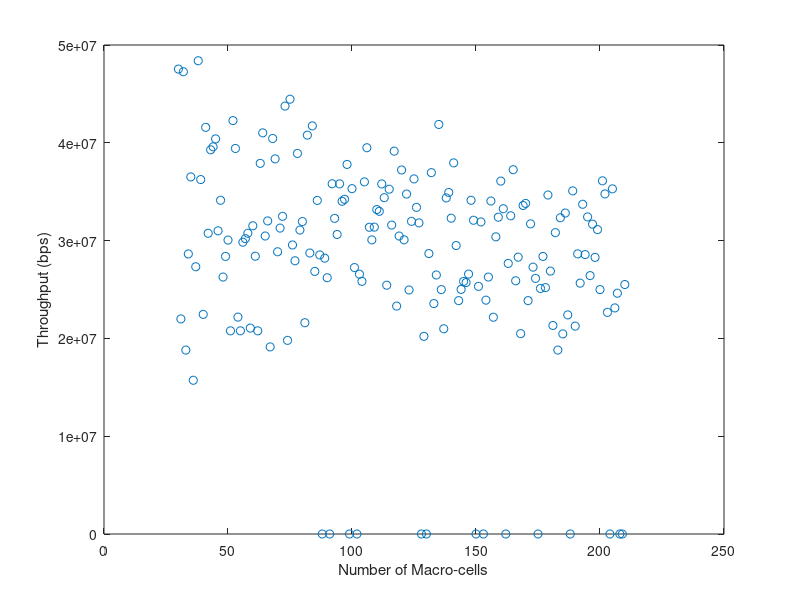

MATLAB code to generate this figure:
%**************************************************************************
% Filename: FFR_Simulator.m
% Group Name: GTW-E
% Date: 03/17/2020
% Description: Script used to simulate Fractional Frequency Reuse(FFR)
% medthods for HetNet applications. Four FFR algorithms are modeled to
% analyze performance tradeoffs between algorithm approaches. 
%
% FFR Algorithms:
%                FFR-3SL (Proposed Paper) 
%                FFR-3  (Reference:10) 
%                OSFFR  (Reference:11)
%                FFR-3R (Reference:12) 
%
%**************************************************************************

%----------------------------------------------------
% Common Sim Variables
%----------------------------------------------------
BER     = 10^-6;         % Target Bit Error Rate(BER)
alpha   = -1.5/log(BER); % Constant for target BER
deltaf  = 15e3;          % Subcarrier spacing (Hz)
CH_BW   = 20e6;          % Channel Bandwidth (Hz)
Mc_rad  = 500;           % Macrocell radius(m)
m_users = 150;           % Macrocell Users
f_users = 150;           % Femtocell Users
SCpRB   = 12;            % Sub-carriers per resource block
Num_RB  = 100;           % Total number of resource blocks
Num_SC  = Num_RB*SCpRB;  % Number of subcarriers
MC_TxP  = [10 15 20];    % Macrocell Base Station Transmit Power
FC_TxP  = 20e-3;         % Femtocell Base Station Transmit Power
No_PSD  = -174;          % Noise Power Spectral Density (dBm/Hz)
Nm      = 7;             % Number of Macrocells
Nf      = 210;           % Number of Femtocells
d_vec  = 5;              % Distance from base station to user in meters
Lwalls = [7 10 15];      % Loss through walls [light internal, internal, external]
wall_type = 1;           % Selects wall type from array of wall loss vector
                         % hard coded to 1(light internal) for now, will 
                         % implement selector code later.

                         

PL_outdoor = 28.0 + 35*log10(d_vec);
PL_indoor  = 38.5 + 20*log10(d_vec)+Lwalls(wall_type);
PL_vec = [PL_outdoor PL_indoor];
PL_type = 1;        % Selects PL type being either indoor or outdoor.
                    % hard coded to 1(outdoor) for now, will implement selector code
                    % later.
PL = PL_vec(PL_type);
                    
%--------------------------------------------------------------------------
% FFR-3SL Code (Proposed Paper)
%--------------------------------------------------------------------------






%--------------------------------------------------------------------------
% FFR-3 Code FFR-3  (Reference:10)
%--------------------------------------------------------------------------


%-------------------------------------------
% Macrocell - SINR, Capacity, and Throughput
%-------------------------------------------
idx=0;
Tm_vec = [];
Nf_vec = 30:210;
for Nf=Nf_vec
    
    Num_Mc = 7;
    Num_Fc = Nf;
    
    % Convert Macrocell power to watts
    MC_TxP = MC_TxP(1);
    MC_TxP_W = 10^(MC_TxP/10);
    
    % Convert Femtocell power to watts
    FC_TxP_W = 10^(FC_TxP/10);
    
    
    % d_vec = [
    %     866  %B->A
    %     866  %B->C
    %     1500 %B->D
    %     1732 %B->E
    %     1500 %B->F
    %     866  %B->G
    %     ];
    
    % Summation of M neighboring Macro-cell's Power & Gain products on sub-carrier k
    sigma_PMp_GMp = 0; % Initialize to zero
    for m=1:(Num_Mc-1)
        %d = d_vec(m);
        d=866;
        PL_outdoor = 28.0 + 35*log10(d);
        PL = PL_outdoor;
        Gain = 10^-(PL/10);
        sigma_PMp_GMp = sigma_PMp_GMp + (MC_TxP_W*Gain);
    end
    
    % Summation of F neighboring Femto-cell Power & Gain products on sub-carrier k
    sigma_PF_GF = 0; % Initialize to zero
    for f=1:(Num_Fc)
        d = round(rand*(2*Mc_rad));
        PL_outdoor = 28.0 + 35*log10(d);
        PL = PL_outdoor;
        Gain = 10^-(PL/10);
        sigma_PF_GF = sigma_PF_GF + (FC_TxP_W*Gain);
    end
    
    
    Ch_Gain_W = 10^(28/10);
    % SINR equation for a given Macro-cell on sub-carrier k
    SINRmk = (MC_TxP_W*Ch_Gain_W)/(10^((No_PSD*deltaf)/10) + sigma_PMp_GMp + sigma_PF_GF);
    
    % Capacity of macro user m on sub-carrier k
    Cmk = deltaf*log2(1+alpha*SINRmk);
    
    % Calculate Throughput of the Macro-cell across all m users
    Tm = 0; % Initialize to zero
    for m=1:m_users
        Beta_km = round(rand);
        Tm = Tm + Cmk * Beta_km;
    end
    
    idx = idx+1;
    Tm_vec(idx) = Tm;
    
end
    

%-------------------------------------------
% Femtocell - SINR, Capacity, and Throughput
%-------------------------------------------
% idx = 0;
% Nm_vec = 5:5:200;
% for Num_Mc = Nm_vec
%     
%     idx = idx+1;
%     
%     Ch_Gain = 10^-(PL/10);
%     
%     MC_TxP = MC_TxP(1);
%     MC_TxP_W = 10^(MC_TxP/10);
%     
%     FC_TxP_W = 10^(FC_TxP/10);
%     
%     % Summation of M neighboring Macro-cell's Power & Gain products on sub-carrier k
%     sigma_PMp_GMp = 0; % Initialize to zero
%     for m=1:(Num_Mc-1)
%         sigma_PMp_GMp = sigma_PMp_GMp + (MC_TxP_W*Ch_Gain);
%     end
%     
%     % Summation of F neighboring Femto-cell Power & Gain products on sub-carrier k
%     sigma_PF_GF = 0; % Initialize to zero
%     for f=1:(Nf-1)
%         sigma_PF_GF = sigma_PF_GF + (FC_TxP_W*Ch_Gain);
%     end
%     
%     % NOTE: Needs more work.
%     % % SINR equation for a given Femto-cell on sub-carrier k
%     % SINRfk = (FC_TxP_W*Ch_Gain)/(10^((No_PSD*deltaf)/10) + sigma_PMp_GMp + sigma_PF_GF);
%     
% 
% end


%--------------------------------------------------------------------------
% OSFFR Code (Reference:11)
%--------------------------------------------------------------------------








%--------------------------------------------------------------------------
% FFR-3R Code FFR-3R (Reference:12)
%--------------------------------------------------------------------------






%--------------------------------------------------------------------------
% Analysis
%--------------------------------------------------------------------------





%--------------------------------------------------------------------------
% Figures/Plots
%--------------------------------------------------------------------------

figure; 
plot(Nf_vec,Tm_vec, 'o');
xlabel('Number of Macro-cells');
ylabel('Throughput (bps)');
